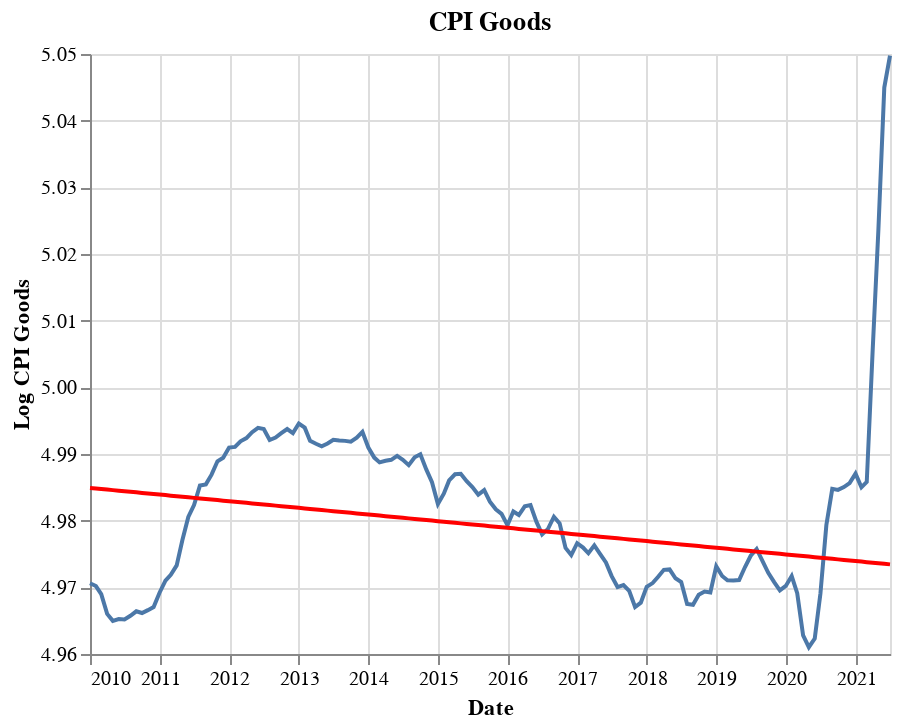

The code cell stored with this chart in its notebook:
### Code cell
raw = alt.Chart(dat['2010':].reset_index(), title = 'CPI Goods').mark_line().encode(
    x=alt.X('index:T', axis=alt.Axis(title='Date')),
    y=alt.Y('ln_cpi_goods:Q', axis=alt.Axis(title='Log CPI Goods'), scale=alt.Scale(zero=False))
)

pred = alt.Chart(dat['2010':].reset_index()).mark_line(color = 'red').encode(
    x=alt.X('index:T'),
    y=alt.Y('pred_ln_cpi_goods:Q', scale=alt.Scale(zero=False))
)


raw + pred

### Figure 1 — Vega-Lite specification as saved in the notebook (floating-point values rounded to 4 significant figures; data arrays with more than 128 entries replaced by an {"elided": "..."} marker saying what was removed)
{"config": {"view": {"continuousWidth": 400, "continuousHeight": 300}}, "layer": [{"data": {"name": "data-7dc8279c65c0b2502d2984044850acf9"}, "mark": "line", "encoding": {"x": {"type": "temporal", "axis": {"title": "Date"}, "field": "index"}, "y": {"type": "quantitative", "axis": {"title": "Log CPI Goods"}, "field": "ln_cpi_goods", "scale": {"zero": false}}}, "title": "CPI Goods"}, {"data": {"name": "data-7dc8279c65c0b2502d2984044850acf9"}, "mark": {"type": "line", "color": "red"}, "encoding": {"x": {"type": "temporal", "field": "index"}, "y": {"type": "quantitative", "field": "pred_ln_cpi_goods", "scale": {"zero": false}}}}], "$schema": "https://vega.github.io/schema/vega-lite/v4.8.1.json", "datasets": {"data-7dc8279c65c0b2502d2984044850acf9": {"elided": "139 records"}}}
